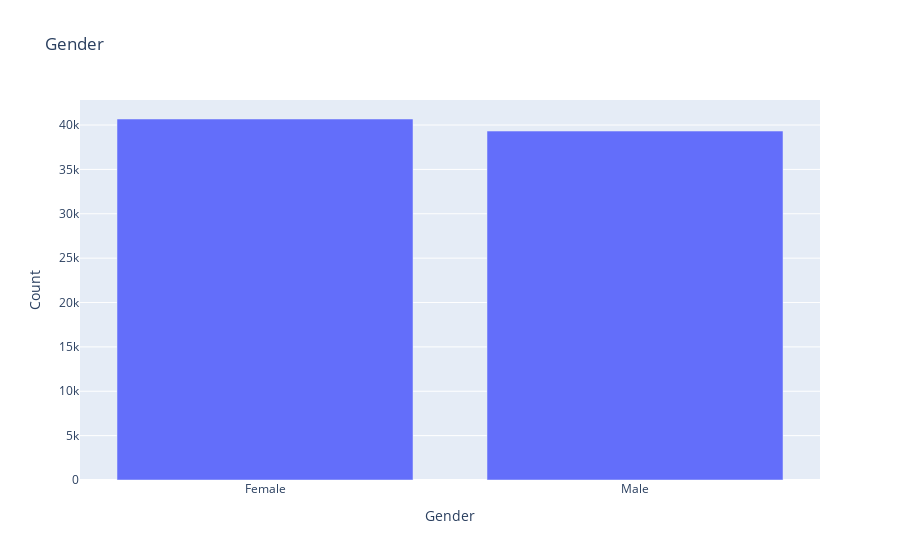
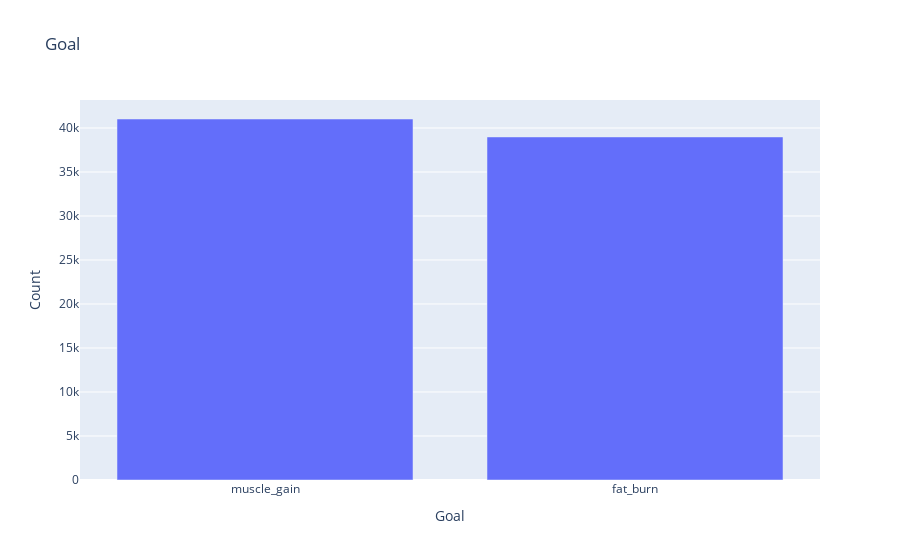
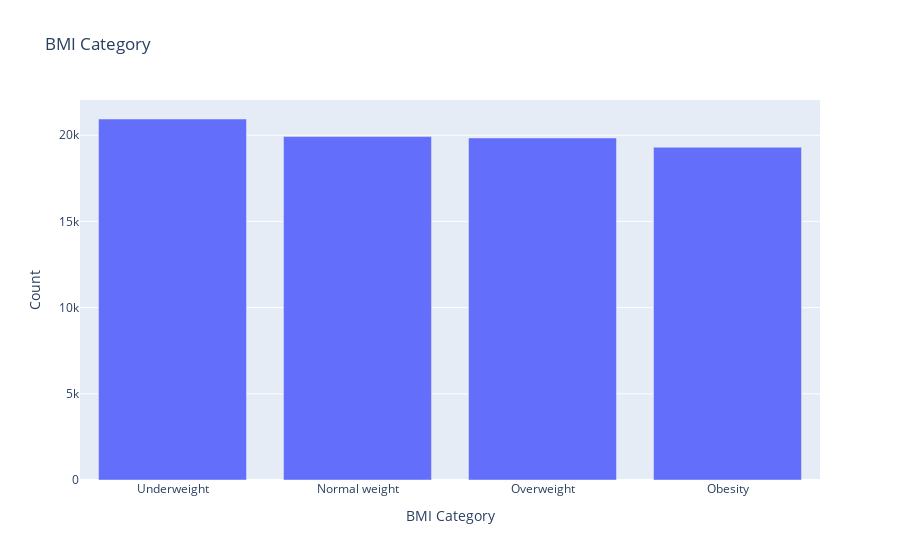

The notebook cell these images were saved under, in order:
### Code cell
for k in df.keys():
    df_counts = df[k].value_counts().reset_index()
    df_counts.columns = [k,'Count']
    fig = px.bar(df_counts, x=k, y='Count', title=k)
    # Show the plot
    fig.show()

### Figure 1 — Plotly figure (JSON) as saved in the notebook; plotly's stock layout.template omitted (floating-point values rounded to 4 significant figures)
{"data": [{"hovertemplate": "Gender=%{x}<br>Count=%{y}<extra></extra>", "legendgroup": "", "marker": {"color": "#636efa", "pattern": {"shape": ""}}, "name": "", "orientation": "v", "showlegend": false, "textposition": "auto", "type": "bar", "x": ["Female", "Male"], "xaxis": "x", "y": [40680, 39320], "yaxis": "y"}], "layout": {"barmode": "relative", "legend": {"tracegroupgap": 0}, "title": {"text": "Gender"}, "xaxis": {"anchor": "y", "domain": [0, 1], "title": {"text": "Gender"}}, "yaxis": {"anchor": "x", "domain": [0, 1], "title": {"text": "Count"}}}}

### Figure 2 — Plotly figure (JSON) as saved in the notebook; plotly's stock layout.template omitted (floating-point values rounded to 4 significant figures)
{"data": [{"hovertemplate": "Goal=%{x}<br>Count=%{y}<extra></extra>", "legendgroup": "", "marker": {"color": "#636efa", "pattern": {"shape": ""}}, "name": "", "orientation": "v", "showlegend": false, "textposition": "auto", "type": "bar", "x": ["muscle_gain", "fat_burn"], "xaxis": "x", "y": [41020, 38980], "yaxis": "y"}], "layout": {"barmode": "relative", "legend": {"tracegroupgap": 0}, "title": {"text": "Goal"}, "xaxis": {"anchor": "y", "domain": [0, 1], "title": {"text": "Goal"}}, "yaxis": {"anchor": "x", "domain": [0, 1], "title": {"text": "Count"}}}}

### Figure 3 — Plotly figure (JSON) as saved in the notebook; plotly's stock layout.template omitted (floating-point values rounded to 4 significant figures)
{"data": [{"hovertemplate": "BMI Category=%{x}<br>Count=%{y}<extra></extra>", "legendgroup": "", "marker": {"color": "#636efa", "pattern": {"shape": ""}}, "name": "", "orientation": "v", "showlegend": false, "textposition": "auto", "type": "bar", "x": ["Underweight", "Normal weight", "Overweight", "Obesity"], "xaxis": "x", "y": [20940, 19920, 19840, 19300], "yaxis": "y"}], "layout": {"barmode": "relative", "legend": {"tracegroupgap": 0}, "title": {"text": "BMI Category"}, "xaxis": {"anchor": "y", "domain": [0, 1], "title": {"text": "BMI Category"}}, "yaxis": {"anchor": "x", "domain": [0, 1], "title": {"text": "Count"}}}}
